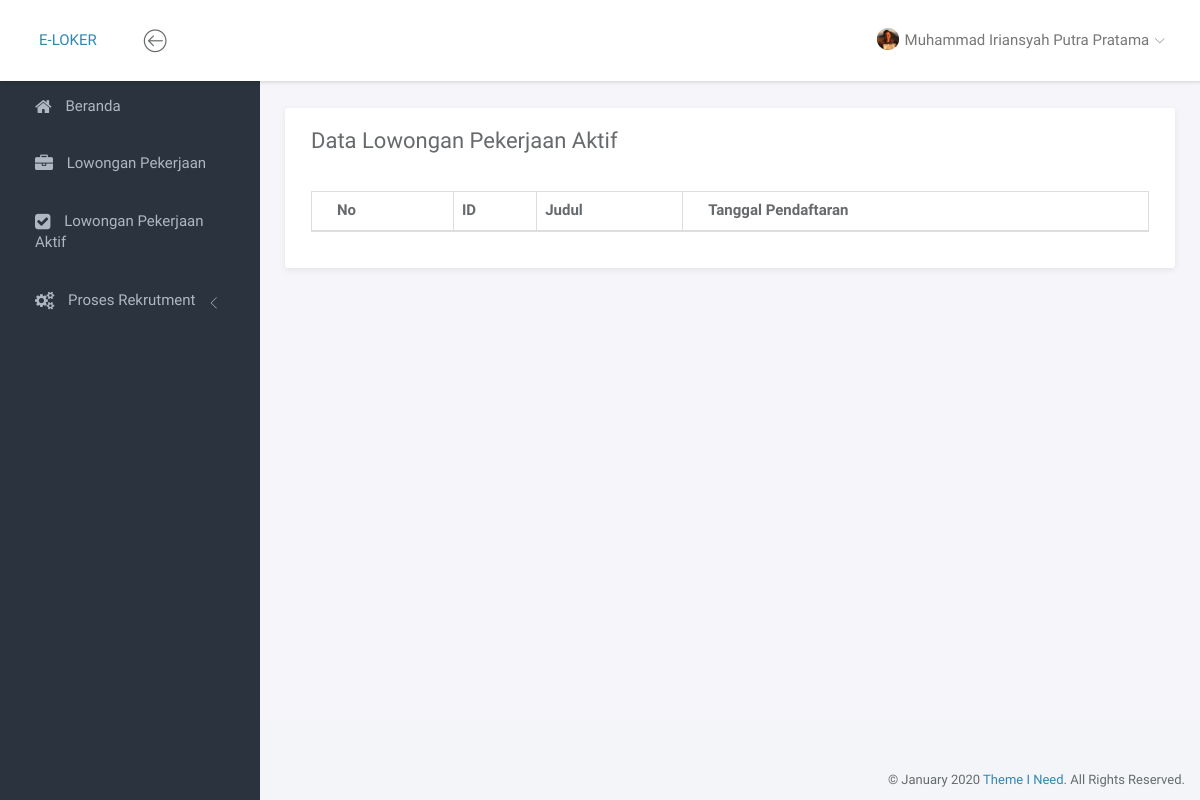
Before: /portal/index.php?page=lokeractive (signed in) with the older database file.
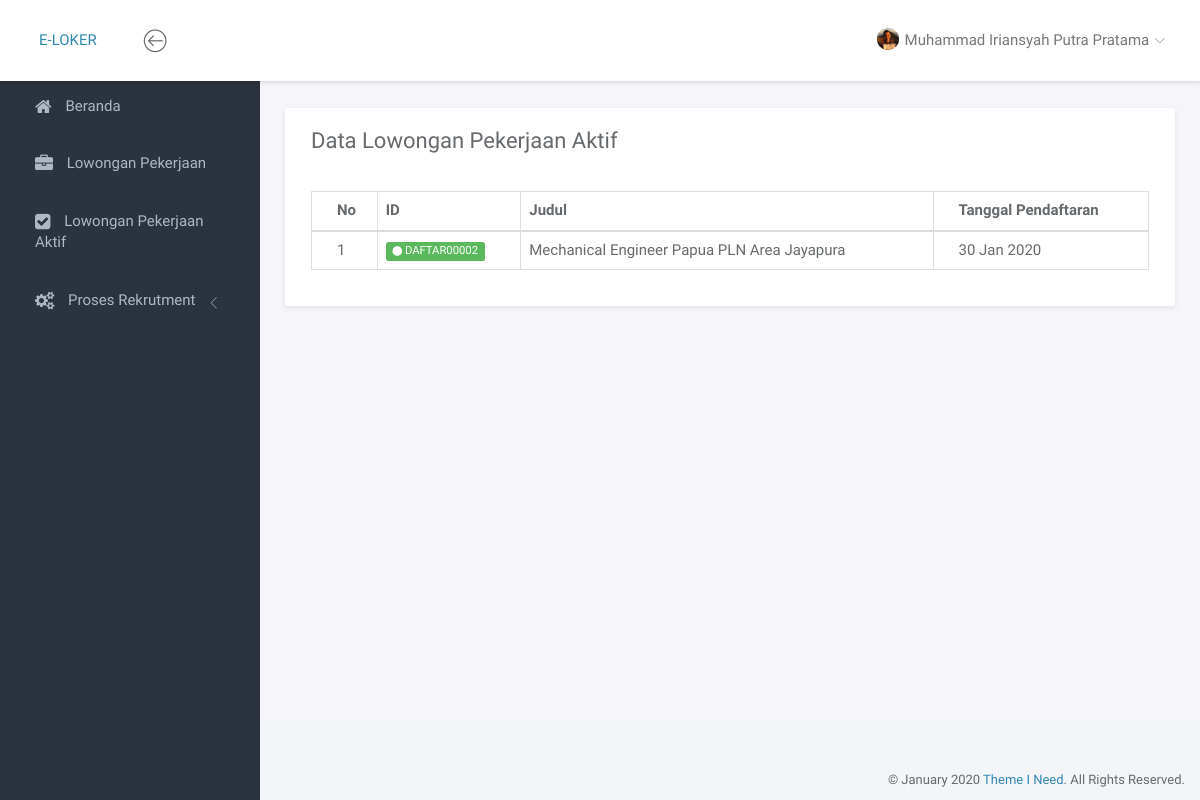
After: the same page with the newer database file.
### tables this page shows
CREATE TABLE `pendaftaran` (
  `id` varchar(11) NOT NULL,
  `lowongan_id` varchar(10) DEFAULT NULL,
  `user_id` varchar(11) DEFAULT NULL,
  `tgl_daftar` date DEFAULT NULL
);

CREATE TABLE `lowongan` (
  `id` varchar(10) NOT NULL,
  `provinsi_id` char(2) NOT NULL,
  `judul` text DEFAULT NULL,
  `deskripsi` text DEFAULT NULL,
  `tipe` enum('fulltime','kontrak','magang','') NOT NULL,
  `mulai_pendaftaran` date NOT NULL,
  `akhir_pendaftaran` date NOT NULL
);

### portal/service.php (called while the page is built, shortened)
<?php
if ($_SESSION['role'] == 2) {
    $getdatauser = mysqli_query($conn, "SELECT * FROM user WHERE email='$_SESSION[email]'");
    $auth = mysqli_fetch_array($getdatauser);
} else {
    $getdatauser = mysqli_query($conn, "SELECT * FROM admin WHERE email='$_SESSION[email]'");
    $auth = mysqli_fetch_array($getdatauser);
}
?>

### portal/page/pendaftar/loker/lokeractive.php (the view, shortened to what this page needs)
<div class="panel panel-headline">
    <div class="panel-heading">
        <div class="row">
            <div class="col-md-12">
                <div class="pull-left">
                    <h3 class="panel-title">Data Lowongan Pekerjaan Aktif</h3>
                </div>
            </div>
        </div>
    </div>
    <div class="panel-body">
        <div class="row">
            <div class="col-md-12">
                <div class="table-responsive">
                    <table class="table table-bordered example">
                        <thead>
                            <tr>
                                <th>No</th>
                                <th>ID</th>
                                <th>Judul</th>
                                <th>Tanggal Pendaftaran</th>
                            </tr>
                        </thead>
                        <tbody>
                            <?php
                                $no = 1;
                                $q = mysqli_query($conn, "SELECT pendaftaran.id AS id, lowongan.judul AS judul_lowongan, pendaftaran.tgl_daftar AS tanggal_daftar FROM pendaftaran
                                                        JOIN lowongan ON pendaftaran.lowongan_id=lowongan.id
                                                        WHERE pendaftaran.user_id='$auth[id]'");
                                while($data=mysqli_fetch_array($q)){
                            ?>
                                <tr>
                                    <td><?= $no ?></td>
                                    <td><span class="label label-success"><i class="fa fa-circle"></i> <?= $data['id'] ?></span></td>
                                    <td><?= $data['judul_lowongan'] ?></td>
                                    <td><?= date('d M Y', strtotime($data['tanggal_daftar'])) ?></td>
                                </tr>
                            <?php $no++; }?>
                        </tbody>
                    </table>
                </div>
            </div>
        </div>
    </div>
</div>

Changed rows visible on the page:
added pendaftaran: id "DAFTAR00002", lowongan.judul "Mechanical Engineer Papua PLN Area Jayapura", tgl_daftar "30 Jan 2020"
